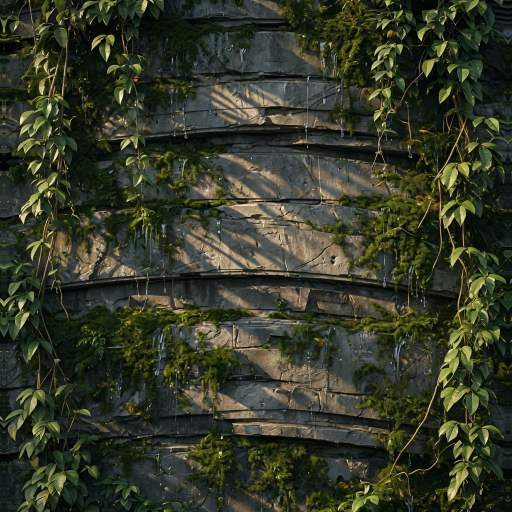
#> input picture steps/zone-c/04-plates/plate-05-arch-left-inner.jpg, 1024 x 1024 px (shown at 1/2 size); its folder holds 2 pictures in this run
$ python check-plates.py
#> lines starting #> are read from the running program, lines starting #| are printed output that depends on the picture
#!/usr/bin/env python3
"""Plate-check kit-gate for Zone C #5–#15. Exit 0 PASS, 1 FAIL."""
from __future__ import annotations
import json, re, sys
from pathlib import Path

ROOT = Path(__file__).resolve().parent
PATTERNS = [
    "plate-05-*.jpg", "plate-06-*.jpg", "plate-07-*.jpg", "plate-08-*.jpg",
    "plate-09-*.jpg", "plate-10-*.jpg", "plate-11-*.jpg", "plate-12-*.jpg",
    "plate-13-*.jpg", "plate-14-*.jpg", "plate-15-*.jpg",
]
MIN_SIDE = 1024
MIN_BYTES = 20_000

def main() -> int:
    fails = []
    plates = []
    for pat in PATTERNS:
        hits = sorted(ROOT.glob(pat))
        if not hits:
            fails.append(f"missing {pat}")
            continue
        if len(hits) > 1:
            fails.append(f"ambiguous {pat}: {[h.name for h in hits]}")
        p = hits[0]
        plates.append(p)
        sz = p.stat().st_size
        if sz < MIN_BYTES:
            fails.append(f"{p.name}: too small ({sz} B)")
        try:
            from PIL import Image
            im = Image.open(p)
#> im is the input picture: PIL image 1024x1024 RGB; mean R, G, B 52.6, 57.2, 39.3
            im.load()
            w, h = im.size
#> w = 1024; h = 1024
            if min(w, h) < MIN_SIDE:
                fails.append(f"{p.name}: min side {min(w,h)} < {MIN_SIDE}")
            # non-blank variance
            small = im.convert("L").resize((64, 64))
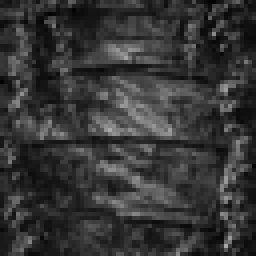
#> small: PIL image 64x64 L (shown 4 times larger); min 2, max 171, mean 53.8
            import statistics
            vals = list(small.getdata())
#> vals = 4096 values, max 171 at index 2075, min 2 at index 53, mean 53.8
            if statistics.pstdev(vals) < 2.0:
                fails.append(f"{p.name}: near-blank (low variance)")
            # crude watermark / text band: very high-contrast thin horizontal strip near edges
            # (skip OCR unless tesseract present)
        except Exception as e:
            fails.append(f"{p.name}: unreadable ({e})")

    # optional OCR watermark scan
    try:
        import shutil, subprocess, tempfile
        if shutil.which("tesseract") and plates:
            for p in plates:
                with tempfile.NamedTemporaryFile(suffix=".txt") as t:
                    r = subprocess.run(
                        ["tesseract", str(p), t.name[:-4], "-l", "eng", "--psm", "6"],
                        capture_output=True, timeout=30,
                    )
                    txt = Path(t.name).read_text(errors="ignore") if Path(t.name).exists() else ""
                    # tesseract writes .txt next to basename
                    out = Path(str(t.name)[:-4] + ".txt")
                    txt = out.read_text(errors="ignore") if out.exists() else txt
                    low = txt.lower()
                    for bad in ("watermark", "getty", "shutterstock", "©", "http://", "https://", "grok.ai", "x.ai logo"):
                        if bad in low:
                            fails.append(f"{p.name}: OCR hit {bad!r}")
                            break
                    # long ASCII word runs that look like UI chrome
                    words = re.findall(r"[A-Za-z]{5,}", txt)
                    if len(words) >= 8:
                        fails.append(f"{p.name}: OCR many words (possible text overlay): {words[:6]}")
    except Exception:
        pass

    sheet = ROOT / "sheet-plates.jpg"
    if not sheet.exists():
        fails.append("missing sheet-plates.jpg")
    else:
        try:
            from PIL import Image
            im = Image.open(sheet)
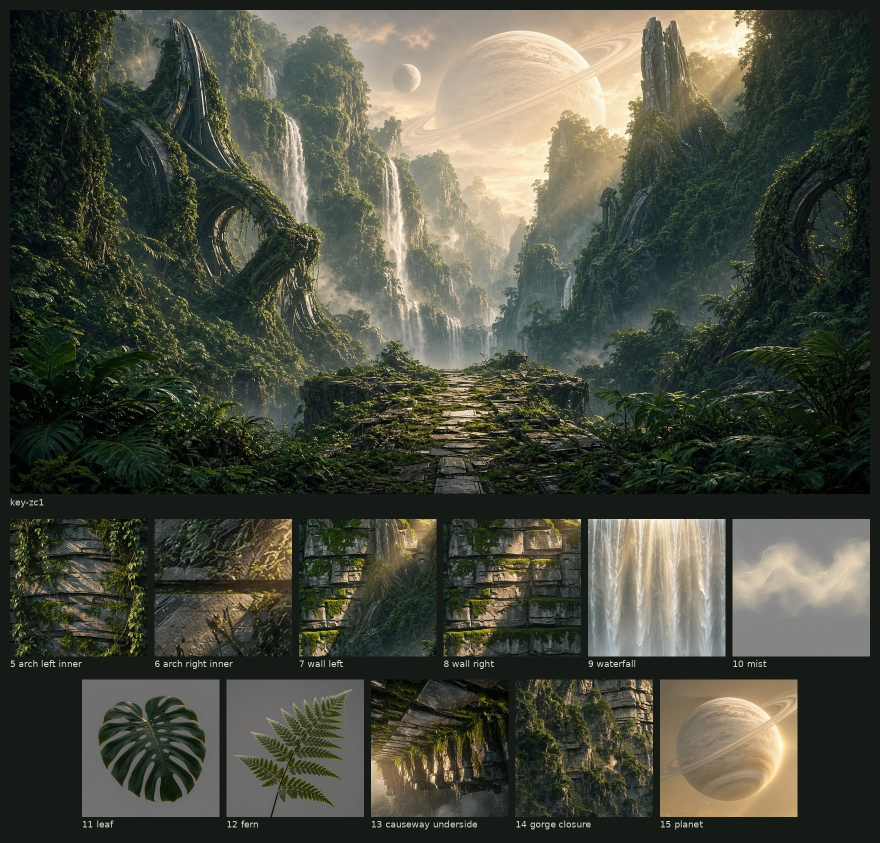
#> input picture steps/zone-c/04-plates/sheet-plates.jpg, 1760 x 1686 px (shown at 1/2 size)
#> im is the input picture: PIL image 1760x1686 RGB; mean R, G, B 73.4, 76, 63.3
            w, h = im.size
#> w = 1760; h = 1686
            if w < 800 or h < 400:
                fails.append(f"sheet-plates.jpg too small {w}x{h}")
        except Exception as e:
            fails.append(f"sheet unreadable: {e}")

    out = {"pass": not fails, "plates": [p.name for p in plates], "fails": fails}
    (ROOT / "kit-gate-result.json").write_text(json.dumps(out, indent=2) + "\n")
    (ROOT / "kit-gate-result.txt").write_text(
        ("PASS\n" if not fails else "FAIL\n") + "\n".join(fails) + ("\n" if fails else "")
    )
    print("PASS" if not fails else "FAIL")
    for f in fails:
        print(" -", f)
    return 0 if not fails else 1

if __name__ == "__main__":
#> (the run stopped early here; a loop or call above may not have finished)
